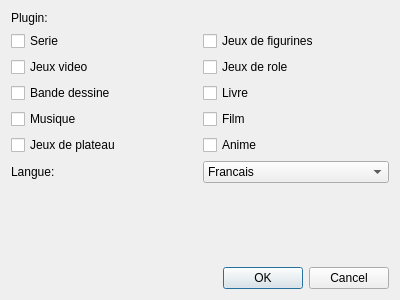
<?xml version="1.0" encoding="UTF-8"?>
<ui version="4.0">
 <class>Option</class>
 <widget class="QDialog" name="Option">
  <property name="geometry">
   <rect>
    <x>0</x>
    <y>0</y>
    <width>400</width>
    <height>300</height>
   </rect>
  </property>
  <property name="windowTitle">
   <string>Dialog</string>
  </property>
  <layout class="QGridLayout" name="gridLayout">
   <item row="5" column="0">
    <spacer name="verticalSpacer">
     <property name="orientation">
      <enum>Qt::Vertical</enum>
     </property>
     <property name="sizeHint" stdset="0">
      <size>
       <width>20</width>
       <height>40</height>
      </size>
     </property>
    </spacer>
   </item>
   <item row="6" column="0" colspan="2">
    <widget class="QDialogButtonBox" name="buttonBox">
     <property name="orientation">
      <enum>Qt::Horizontal</enum>
     </property>
     <property name="standardButtons">
      <set>QDialogButtonBox::Cancel|QDialogButtonBox::Ok</set>
     </property>
    </widget>
   </item>
   <item row="0" column="0" colspan="2">
    <layout class="QHBoxLayout" name="horizontalLayout">
     <item>
      <widget class="QLabel" name="label">
       <property name="text">
        <string>Plugin:</string>
       </property>
      </widget>
     </item>
    </layout>
   </item>
   <item row="1" column="1">
    <layout class="QVBoxLayout" name="verticalLayout_2">
     <item>
      <widget class="QCheckBox" name="checkBox_7">
       <property name="text">
        <string>Jeux de figurines</string>
       </property>
      </widget>
     </item>
     <item>
      <widget class="QCheckBox" name="checkBox_9">
       <property name="text">
        <string>Jeux de role</string>
       </property>
      </widget>
     </item>
     <item>
      <widget class="QCheckBox" name="checkBox_6">
       <property name="text">
        <string>Livre</string>
       </property>
      </widget>
     </item>
     <item>
      <widget class="QCheckBox" name="checkBox_8">
       <property name="text">
        <string>Film</string>
       </property>
      </widget>
     </item>
     <item>
      <widget class="QCheckBox" name="checkBox_10">
       <property name="text">
        <string>Anime</string>
       </property>
      </widget>
     </item>
    </layout>
   </item>
   <item row="1" column="0">
    <layout class="QVBoxLayout" name="verticalLayout">
     <item>
      <widget class="QCheckBox" name="checkBox">
       <property name="text">
        <string>Serie</string>
       </property>
      </widget>
     </item>
     <item>
      <widget class="QCheckBox" name="checkBox_2">
       <property name="text">
        <string>Jeux video</string>
       </property>
      </widget>
     </item>
     <item>
      <widget class="QCheckBox" name="checkBox_3">
       <property name="text">
        <string>Bande dessine</string>
       </property>
      </widget>
     </item>
     <item>
      <widget class="QCheckBox" name="checkBox_4">
       <property name="text">
        <string>Musique</string>
       </property>
      </widget>
     </item>
     <item>
      <widget class="QCheckBox" name="checkBox_5">
       <property name="text">
        <string>Jeux de plateau</string>
       </property>
      </widget>
     </item>
    </layout>
   </item>
   <item row="3" column="0" colspan="2">
    <layout class="QHBoxLayout" name="horizontalLayout_2">
     <item>
      <widget class="QLabel" name="label_2">
       <property name="text">
        <string>Langue: </string>
       </property>
      </widget>
     </item>
     <item>
      <widget class="QComboBox" name="comboBox">
       <item>
        <property name="text">
         <string>Francais</string>
        </property>
       </item>
       <item>
        <property name="text">
         <string>Anglais</string>
        </property>
       </item>
      </widget>
     </item>
    </layout>
   </item>
  </layout>
 </widget>
 <resources/>
 <connections>
  <connection>
   <sender>buttonBox</sender>
   <signal>accepted()</signal>
   <receiver>Option</receiver>
   <slot>accept()</slot>
   <hints>
    <hint type="sourcelabel">
     <x>248</x>
     <y>254</y>
    </hint>
    <hint type="destinationlabel">
     <x>157</x>
     <y>274</y>
    </hint>
   </hints>
  </connection>
  <connection>
   <sender>buttonBox</sender>
   <signal>rejected()</signal>
   <receiver>Option</receiver>
   <slot>reject()</slot>
   <hints>
    <hint type="sourcelabel">
     <x>316</x>
     <y>260</y>
    </hint>
    <hint type="destinationlabel">
     <x>286</x>
     <y>274</y>
    </hint>
   </hints>
  </connection>
 </connections>
</ui>
